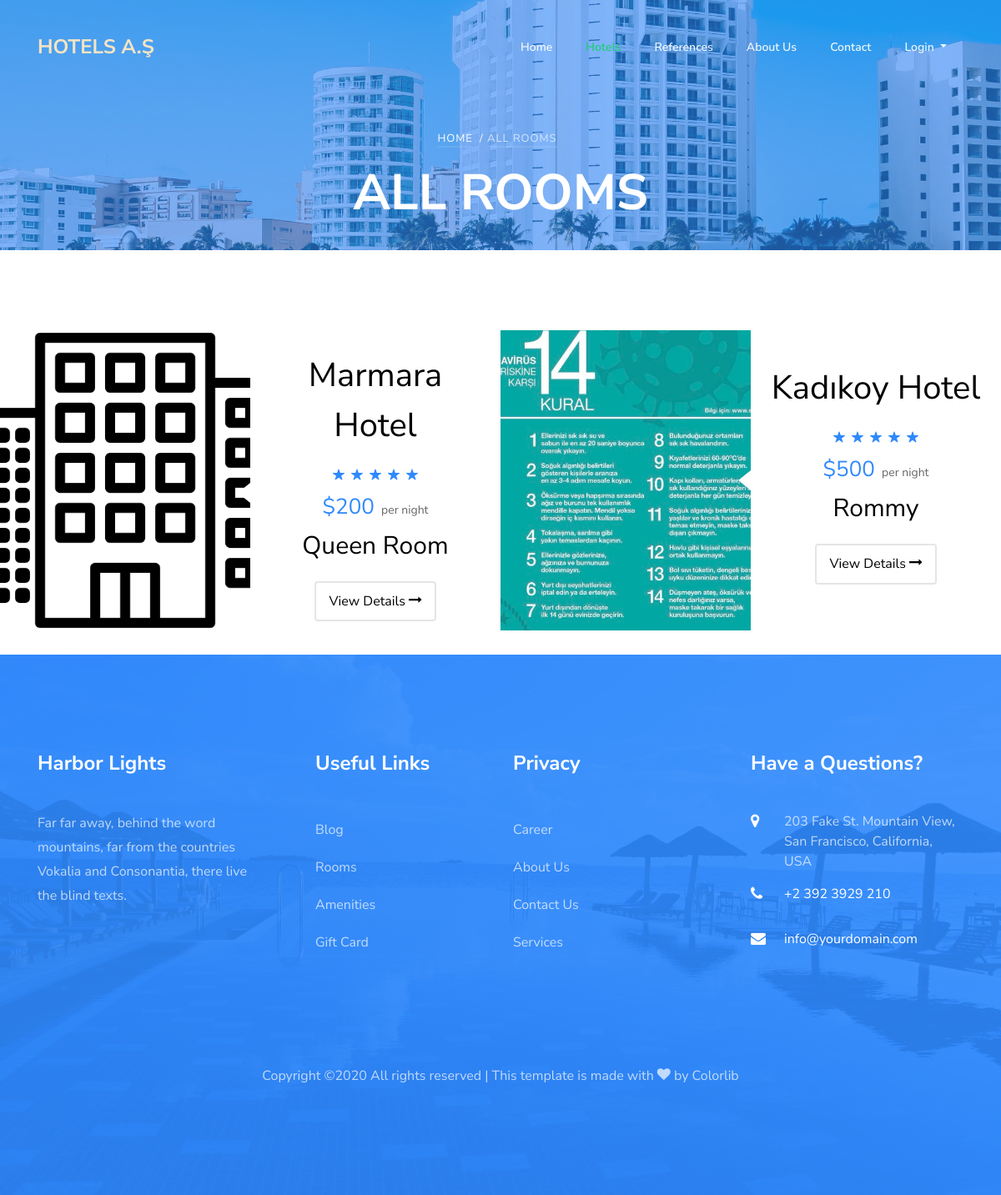
The app's page /category/all-rooms with its own data.
### home/models.py (models this page shows, shortened)
class Setting(models.Model):
    title = models.CharField(max_length=200)
    keywords = models.CharField(max_length=255)
    description = models.CharField(max_length=255)
    company = models.CharField(max_length=80)
    address = models.CharField(max_length=255, blank=True)
    phone = models.CharField(max_length=20, blank=True)
    fax = models.CharField(max_length=20, blank=True)
    email = models.EmailField()
    smtpserver = models.CharField(max_length=255, blank=True)
    smtpemail = models.EmailField(blank=True)
    smtppassword = models.CharField(max_length=50, blank=True)
    smtpport = models.IntegerField(blank=True, null=True)
    image = models.ImageField(blank=True, upload_to='images/')
    facebook = models.CharField(max_length=80, blank=True)
    instagram = models.CharField(max_length=80, blank=True)
    twitter = models.CharField(max_length=80, blank=True)
    aboutus = RichTextUploadingField()
    contact = RichTextUploadingField()
    references = RichTextUploadingField()
    status = models.CharField(blank=True, max_length=5, choices=STATUS)
    created_at = models.DateTimeField(auto_now_add=True)
    updated_at = models.DateTimeField(auto_now=True)

### hotel/models.py (models this page shows, shortened)
class Room(models.Model):
    hotel_id = models.ForeignKey(Hotel, on_delete=models.CASCADE)
    title = models.CharField(max_length=30)
    description = RichTextUploadingField()
    image = models.ImageField(blank=True, upload_to='images/')
    price = models.IntegerField(blank=False)
    status = models.CharField(blank=True, max_length=5, choices=STATUS)
    slug = models.SlugField(null=False)
    created_at = models.DateTimeField(auto_now_add=True)
    updated_at = models.DateTimeField(auto_now=True)
    def image_tag(self):
        return mark_safe('<img src="{}" height="50"/>'.format(self.image.url))
    image_tag.short_description = 'Image'

class Hotel(models.Model):
    STAR = (
        ('One', '1'),
        ('Two', '2'),
        ('Three', '3'),
        ('Four', '4'),
        ('Five', '5'),
    )
    title = models.CharField(max_length=30)
    keywords = models.CharField(max_length=255)
    description = RichTextUploadingField()
    image = models.ImageField(blank=True, upload_to='images/')
    category = models.ForeignKey(Category, on_delete=models.CASCADE)
    star = models.CharField(blank=True, max_length=10, choices=STAR)
    address = models.CharField(max_length=80)
    city = models.CharField(max_length=20)
    country = models.CharField(max_length=20)
    location = models.CharField(max_length=20)
    phone = models.CharField(max_length=20)
    fax = models.CharField(max_length=20)
    email = models.EmailField()
    user_id = models.ForeignKey(User, on_delete=models.CASCADE)
    status = models.CharField(max_length=10, choices=STATUS)
    slug = models.SlugField(null=False, unique=True)
    created_at = models.DateTimeField(auto_now_add=True)
    updated_at = models.DateTimeField(auto_now=True)
    def image_tag(self):
        return mark_safe('<img src="{}" height="50"/>'.format(self.image.url))
    image_tag.short_description = 'Image'

### home/views.py (the view)
# urls.py: path('category/all-rooms', views.all_category, name="all-category"),
def all_category(request):
    setting = Setting.objects.first()
    page = 'All Rooms'
    rooms = Room.objects.all()
    category = Category.objects.all()
    context = {
        'setting': setting,
        'rooms': rooms,
        'page': page,
        'category': category}
    return render(request, 'rooms.html', context)

### home/templates/rooms.html (shortened to what this page needs)
{% extends 'homebase.html' %}
{% load static %}
{% block content %}
<section class="ftco-section ftco-no-pb ftco-room">
	<div class="container-fluid px-0">
		<div class="row no-gutters">
		{% for room in rooms %}
			<div class="col-lg-6">
				<div class="room-wrap d-md-flex ftco-animate">
					<a href="{% url 'room' room.id room.hotel_id.slug room.slug %}" class="img" style="background-image: url({{room.image.url}});"></a>
					<div class="half left-arrow d-flex align-items-center">
						<div class="text p-4 text-center">
							<h2 class="mb-3"><a href="{% url 'hotel' room.hotel_id.id room.hotel_id.slug %}" style="color:black">{{room.hotel_id.title}}</a></h2>
							<p class="star mb-0"><span class="ion-ios-star"></span><span class="ion-ios-star"></span><span class="ion-ios-star"></span><span class="ion-ios-star"></span><span class="ion-ios-star"></span></p>
							<p class="mb-0"><span class="price mr-1">${{room.price}}</span> <span class="per">per night</span></p>
    						<h3 class="mb-3"><a href="{% url 'room' room.id room.hotel_id.slug room.slug %}">{{room.title}}</a></h3>
    						<p class="pt-1"><a href="{% url 'room' room.id room.hotel_id.slug room.slug %}" class="btn-custom px-3 py-2 rounded">View Details <span class="icon-long-arrow-right"></span></a></p>
						</div>
					</div>
				</div>
			</div>
		{% endfor %}
		</div>
	</div>
</section>
{% endblock  %}

### home/templates/header.html (shortened to what this page needs)
{% load static %}
<nav class="navbar navbar-expand-lg navbar-dark ftco_navbar bg-dark ftco-navbar-light" id="ftco-navbar">
  <div class="container">
    <a class="navbar-brand" href="/"><span>{{ setting.company|linebreaksbr }}</span></a>
    <div class="collapse navbar-collapse" id="ftco-nav">
      <ul class="navbar-nav ml-auto">
        <li class="nav-item"><a href="/" class="nav-link">Home</a></li>
        <li class="nav-item">
          <div class="dropdown show nav-link">
            <a href="{% url 'all-category'%}" id="dropdownMenuLink" aria-haspopup="true" aria-expanded="false">
              Hotels
            </a>
              {% load mptt_tags %}
          </div>
        </li>
        <li class="nav-item"><a href="/references" class="nav-link">References</a></li>
        <li class="nav-item"><a href="/aboutus" class="nav-link">About Us</a></li>
        <li class="nav-item"><a href="/contact" class="nav-link">Contact</a></li>
      </ul>
      <ul class="navbar-nav mr-right">
      {% if user.id is None %}
        <li class="nav-item dropdown">
            <a class="nav-link dropdown-toggle" href="" id="navbarDropdownMenuLink" data-toggle="dropdown" aria-haspopup="true" aria-expanded="false">
            Login
            </a>
        </li>
      {% endif %}
      </ul>
    </div>
  </div>
</nav>
{% if page != 'index' %}
<div class="hero-wrap" style="background-image: url({% static 'assets/images/bg_3.jpg' %});">
  <div class="overlay"></div>
  <div class="container">
    <div class="row no-gutters slider-text d-flex align-itemd-center justify-content-center">
      <div class="col-md-9 ftco-animate text-center d-flex align-items-end justify-content-center">
      	<div class="text">
          <p class="breadcrumbs mb-2"><span class="mr-2"><a href="{% url 'index' %}">Home</a></span>/ {% if page.lower == 'room' %}<span class="mr-2"><a href="{% url 'hotel' room.hotel_id.id room.hotel_id.slug %}">{{room.hotel_id}} /</a></span><span class="mr-2">{{room.title}}</span>{% else %}<span class="mr-2">{{page}}</span>{% endif %}</p>
          <h1 class="mb-4 bread">{% if page.lower == 'room' %}{{room}} {% else %} {{page.upper}}{% endif %}</h1>
        </div>
      </div>
    </div>
  </div>
</div>
{% endif %}

### home/static/assets/css/icomoon.css (style rules this page uses)
[class^="icon-"], [class*=" icon-"] { font-family: 'icomoon' !important; speak: none; font-style: normal; font-weight: normal; font-variant: normal; text-transform: none; line-height: 1; -webkit-font-smoothing: antialiased; -moz-osx-font-smoothing: grayscale; }
.icon-long-arrow-right:before { content: "\f178"; }

### records on screen
Setting: company "HOTELS A.Ş"
Room: image (picture), hotel_id "Marmara Hotel", price "200", title "Queen Room"
Room: image (picture), hotel_id "Kadıkoy Hotel", price "500", title "Rommy"

### other values on screen
{{ page }} "ALL ROOMS"
{{ page.upper }} "ALL ROOMS"
